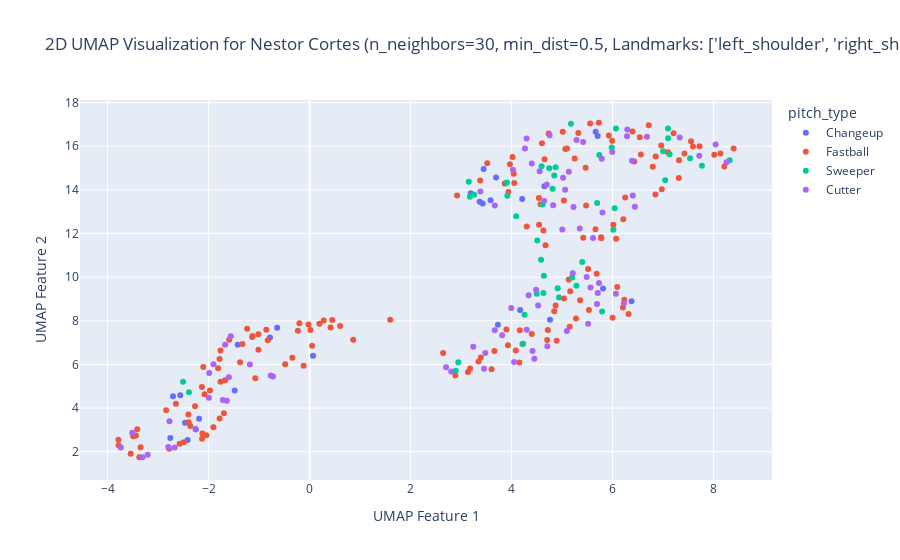
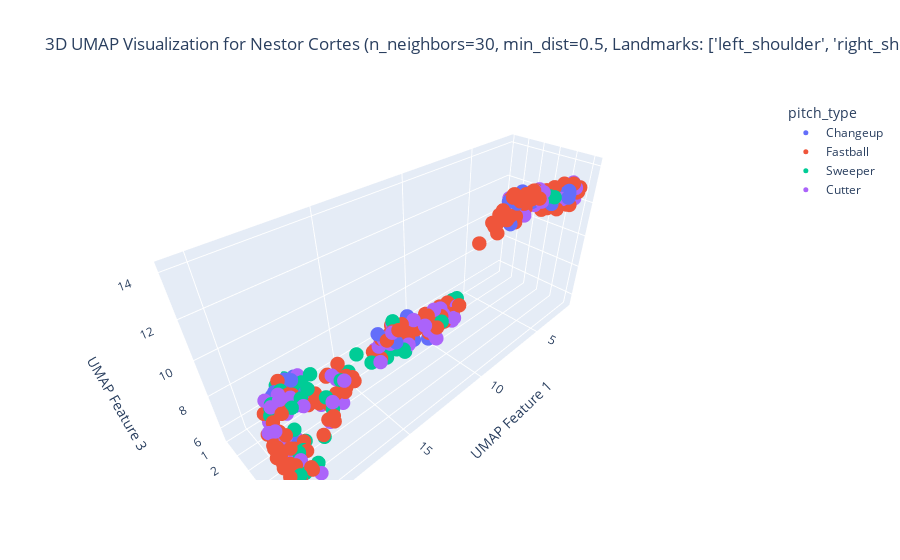

Notebook code cell kept with these figures, in order:
### Code cell
landmarks = {
    0: 'left_shoulder',
    1: 'right_shoulder',
    2: 'left_elbow',
    3: 'right_elbow',
    4: 'left_hip',
    5: 'right_hip',
    6: 'left_knee',
    7: 'right_knee',
    8: 'face',
    9: 'left_hand',
    10: 'right_hand',
    11: 'left_foot',
    12: 'right_foot'
}

all = [0,1,2,3,4,5,6,7,8,9,10,11,12]
upper_body = [0,1,2,3,8,9,10]
lower_body = [4,5,6,7,11,12]
user_defined = [] # Add your own 

landmarks_of_interest = upper_body
n_neighbors = 30
min_dist = 0.5

umap_visualization(dataframes, pitcher_name, n_neighbors, min_dist, landmarks_of_interest)

### Figure 1 — Plotly figure (JSON) as saved in the notebook; plotly's stock layout.template omitted (floating-point values rounded to 4 significant figures; data arrays with more than 128 entries replaced by an {"elided": "..."} marker saying what was removed)
{"data": [{"hovertemplate": "<b>Pitch Type</b>: %{text}<br><b>X</b>: %{x:.3f}<br><b>Y</b>: %{y:.3f}", "legendgroup": "Changeup", "marker": {"color": "#636efa", "symbol": "circle"}, "mode": "markers", "name": "Changeup", "orientation": "v", "showlegend": true, "text": {"elided": "301 str values"}, "type": "scatter", "x": [3.692, 4.762, -2.415, 3.447, -0.6414, 4.21, 4.65, -1.482, 3.584, 6.375, 3.192, -2.704, 5.812, -2.56, -2.259, -2.758, 3.367, -2.187, 5.704, -0.7833, 0.06842, 3.729, -1.424, 4.17, -2.466, 5.665, 3.428], "xaxis": "x", "y": [14.57, 8.044, 2.54, 14.96, 7.685, 13.58, 14.17, 4.803, 13.53, 8.896, 13.85, 4.546, 9.482, 4.584, 3.036, 2.632, 13.45, 3.509, 16.47, 7.23, 6.402, 7.822, 6.904, 8.5, 3.326, 16.67, 13.38], "yaxis": "y"}, {"hovertemplate": "<b>Pitch Type</b>: %{text}<br><b>X</b>: %{x:.3f}<br><b>Y</b>: %{y:.3f}", "legendgroup": "Fastball", "marker": {"color": "#EF553B", "symbol": "circle"}, "mode": "markers", "name": "Fastball", "orientation": "v", "showlegend": true, "text": {"elided": "301 str values"}, "type": "scatter", "x": {"elided": "152 float values"}, "xaxis": "x", "y": {"elided": "152 float values"}, "yaxis": "y"}, {"hovertemplate": "<b>Pitch Type</b>: %{text}<br><b>X</b>: %{x:.3f}<br><b>Y</b>: %{y:.3f}", "legendgroup": "Sweeper", "marker": {"color": "#00cc96", "symbol": "circle"}, "mode": "markers", "name": "Sweeper", "orientation": "v", "showlegend": true, "text": {"elided": "301 str values"}, "type": "scatter", "x": [5.284, 4.639, 4.614, 5.398, -2.388, 5.794, 4.845, 4.871, 2.945, 4.938, 4.226, 6.015, 4.091, 4.631, 7.0, 3.258, 4.508, 8.319, 4.913, 4.746, 4.499, 7.098, 7.769, 3.908, 4.594, 5.175, 7.129, 7.099, 4.813, 5.982, 6.042, 5.695, 4.257, 5.737, -2.505, 7.042, 7.535, 3.153, 5.199, 6.067, 2.895, 3.174, 4.583, 3.915], "xaxis": "x", "y": [9.606, 10.07, 13.34, 10.7, 4.721, 8.43, 14.66, 15.04, 6.099, 9.069, 6.943, 12.17, 12.79, 9.279, 15.77, 13.78, 11.68, 15.36, 9.492, 15.0, 9.24, 16.82, 15.11, 14.34, 15.08, 17.04, 15.63, 16.37, 14.05, 15.94, 13.16, 13.4, 8.274, 15.6, 5.204, 14.45, 15.45, 14.38, 9.988, 16.81, 5.706, 13.69, 10.8, 13.74], "yaxis": "y"}, {"hovertemplate": "<b>Pitch Type</b>: %{text}<br><b>X</b>: %{x:.3f}<br><b>Y</b>: %{y:.3f}", "legendgroup": "Cutter", "marker": {"color": "#ab63fa", "symbol": "circle"}, "mode": "markers", "name": "Cutter", "orientation": "v", "showlegend": true, "text": {"elided": "301 str values"}, "type": "scatter", "x": [5.285, 5.8, -0.7234, 5.516, 4.337, 4.555, -0.7691, 5.691, 5.133, 5.731, 5.226, 5.005, 4.049, 5.613, 4.3, 5.019, -2.774, -3.31, 5.706, 6.384, 4.028, -1.182, 3.814, -1.994, 4.525, 4.486, 4.297, -2.798, -3.511, 4.414, 5.061, -1.987, 6.4, -1.903, -1.638, 3.668, 4.644, 6.065, 4.708, 6.292, -1.673, 5.418, 7.328, 5.487, 3.993, 6.68, 3.453, -1.716, 5.35, 5.562, 6.441, 3.382, 5.212, 2.701, 4.823, 4.451, 8.256, 6.286, 6.226, 5.993, 5.785, 7.715, -3.205, 4.4, 4.753, 3.667, 4.697, -1.598, -2.25, 5.095, -1.559, 4.265, 3.48, -2.671, 8.04, -3.738, 2.805, 3.241], "xaxis": "x", "y": [16.29, 12.97, 5.451, 7.863, 9.175, 14.85, 5.493, 8.771, 14.83, 9.734, 13.21, 12.19, 6.111, 11.79, 7.593, 14.56, 3.396, 1.745, 9.271, 15.34, 14.92, 6.003, 7.339, 4.475, 8.707, 9.42, 16.36, 2.21, 2.867, 6.611, 14.01, 5.608, 13.75, 6.004, 4.339, 7.562, 13.49, 9.241, 6.837, 16.77, 6.9, 16.19, 16.4, 10.0, 8.59, 16.43, 5.805, 4.374, 12.23, 9.525, 13.22, 13.93, 10.18, 5.87, 13.3, 6.266, 15.27, 16.46, 8.803, 15.74, 15.43, 15.56, 1.858, 15.21, 16.51, 13.29, 14.25, 5.418, 3.014, 7.531, 7.295, 15.9, 6.524, 2.19, 16.09, 2.19, 5.671, 6.816], "yaxis": "y"}], "layout": {"legend": {"title": {"text": "pitch_type"}, "tracegroupgap": 0}, "title": {"text": "2D UMAP Visualization for Nestor Cortes (n_neighbors=30, min_dist=0.5, Landmarks: ['left_shoulder', 'right_shoulder', 'left_elbow', 'right_elbow', 'face', 'left_hand', 'right_hand'])"}, "xaxis": {"anchor": "y", "domain": [0, 1], "title": {"text": "UMAP Feature 1"}}, "yaxis": {"anchor": "x", "domain": [0, 1], "title": {"text": "UMAP Feature 2"}}}}

### Figure 2 — Plotly figure (JSON) as saved in the notebook; plotly's stock layout.template omitted (floating-point values rounded to 4 significant figures; data arrays with more than 128 entries replaced by an {"elided": "..."} marker saying what was removed)
{"data": [{"hovertemplate": "<b>Pitch Type</b>: %{text}<br><b>X</b>: %{x:.3f}<br><b>Y</b>: %{y:.3f}<br><b>Z</b>: %{z:.3f}", "legendgroup": "Changeup", "marker": {"color": "#636efa", "size": 5, "symbol": "circle"}, "mode": "markers", "name": "Changeup", "scene": "scene", "showlegend": true, "text": {"elided": "301 str values"}, "type": "scatter3d", "x": [18.57, 12.53, 3.166, 18.67, 7.905, 17.51, 18.29, 5.305, 17.73, 13.98, 17.87, 4.756, 14.24, 4.788, 3.471, 3.093, 17.37, 3.947, 19.09, 7.622, 7.393, 12.07, 7.107, 12.54, 3.711, 19.67, 17.52], "y": [1.517, 3.733, 5.854, 1.42, 5.489, 2.269, 2.764, 5.065, 1.584, 4.576, 1.178, 5.826, 3.644, 5.754, 5.856, 5.785, 1.268, 5.063, 3.662, 5.725, 5.357, 4.655, 5.607, 4.159, 6.123, 3.584, 1.459], "z": [6.89, 9.027, 12.85, 6.652, 13.84, 6.624, 6.803, 12.85, 7.076, 8.871, 6.914, 12.82, 8.924, 12.91, 13.0, 12.97, 6.826, 12.44, 5.988, 13.73, 12.5, 7.958, 14.1, 7.854, 12.91, 6.034, 7.064]}, {"hovertemplate": "<b>Pitch Type</b>: %{text}<br><b>X</b>: %{x:.3f}<br><b>Y</b>: %{y:.3f}<br><b>Z</b>: %{z:.3f}", "legendgroup": "Fastball", "marker": {"color": "#EF553B", "size": 5, "symbol": "circle"}, "mode": "markers", "name": "Fastball", "scene": "scene", "showlegend": true, "text": {"elided": "301 str values"}, "type": "scatter3d", "x": {"elided": "152 float values"}, "y": {"elided": "152 float values"}, "z": {"elided": "152 float values"}}, {"hovertemplate": "<b>Pitch Type</b>: %{text}<br><b>X</b>: %{x:.3f}<br><b>Y</b>: %{y:.3f}<br><b>Z</b>: %{z:.3f}", "legendgroup": "Sweeper", "marker": {"color": "#00cc96", "size": 5, "symbol": "circle"}, "mode": "markers", "name": "Sweeper", "scene": "scene", "showlegend": true, "text": {"elided": "301 str values"}, "type": "scatter3d", "x": [13.9, 14.25, 17.58, 14.88, 4.747, 13.64, 18.52, 19.18, 10.08, 13.51, 11.54, 16.45, 17.06, 12.97, 19.29, 17.57, 15.68, 20.01, 13.6, 19.33, 13.27, 20.02, 19.19, 18.35, 19.22, 19.55, 19.51, 19.83, 18.07, 18.76, 17.37, 17.12, 12.21, 18.91, 5.125, 18.34, 19.69, 18.31, 14.12, 19.25, 9.907, 17.82, 15.09, 17.41], "y": [3.931, 3.363, 2.739, 3.867, 5.928, 3.994, 2.895, 2.528, 4.351, 4.517, 4.999, 3.686, 2.183, 3.644, 4.97, 1.529, 3.143, 5.964, 4.129, 2.511, 4.329, 4.863, 5.85, 1.693, 2.423, 3.298, 5.048, 4.995, 2.982, 4.095, 3.874, 3.804, 3.738, 3.592, 5.887, 5.013, 5.63, 1.204, 4.046, 4.255, 4.456, 1.042, 3.053, 1.886], "z": [7.989, 7.515, 7.285, 7.778, 13.19, 9.517, 6.976, 7.433, 9.005, 8.095, 8.868, 7.677, 7.407, 7.938, 6.875, 6.446, 7.263, 7.077, 7.92, 6.836, 7.689, 6.349, 6.867, 6.969, 7.135, 5.54, 7.015, 6.528, 7.27, 6.111, 7.489, 6.471, 8.303, 6.516, 13.34, 6.841, 6.508, 6.889, 7.707, 5.654, 9.083, 6.866, 7.875, 6.93]}, {"hovertemplate": "<b>Pitch Type</b>: %{text}<br><b>X</b>: %{x:.3f}<br><b>Y</b>: %{y:.3f}<br><b>Z</b>: %{z:.3f}", "legendgroup": "Cutter", "marker": {"color": "#ab63fa", "size": 5, "symbol": "circle"}, "mode": "markers", "name": "Cutter", "scene": "scene", "showlegend": true, "text": {"elided": "301 str values"}, "type": "scatter3d", "x": [19.2, 16.67, 6.149, 12.75, 13.13, 19.28, 6.376, 13.4, 19.28, 14.35, 17.23, 16.26, 10.95, 16.47, 12.17, 18.89, 3.664, 2.188, 13.98, 19.76, 18.59, 6.264, 12.04, 4.926, 13.12, 13.24, 19.35, 2.46, 2.656, 11.42, 18.13, 5.641, 17.68, 5.799, 4.926, 11.82, 17.52, 14.04, 11.63, 19.61, 6.795, 18.85, 19.65, 14.37, 12.57, 19.63, 10.08, 4.658, 16.58, 14.11, 17.3, 17.91, 14.65, 9.826, 17.3, 11.19, 19.34, 19.52, 13.99, 19.41, 19.91, 19.66, 2.401, 18.65, 19.48, 17.39, 18.34, 5.602, 3.779, 12.44, 7.085, 19.38, 10.65, 2.698, 20.37, 2.163, 9.799, 10.64], "y": [3.46, 3.972, 5.261, 4.395, 4.178, 2.171, 5.265, 3.688, 2.685, 3.789, 3.021, 2.99, 4.535, 3.999, 4.792, 2.736, 5.545, 5.404, 3.362, 3.866, 1.948, 5.074, 5.058, 5.163, 4.416, 3.76, 2.392, 5.52, 5.426, 4.089, 3.197, 5.796, 4.462, 5.9, 5.009, 4.942, 2.513, 4.249, 4.582, 4.257, 5.844, 3.409, 4.87, 3.527, 3.955, 4.93, 4.639, 4.875, 3.221, 3.903, 4.233, 1.636, 4.23, 4.402, 2.78, 4.564, 6.246, 4.519, 4.357, 3.776, 3.526, 5.419, 5.587, 2.546, 2.765, 1.6, 2.556, 5.365, 5.853, 4.81, 4.948, 2.263, 4.968, 5.916, 5.83, 5.671, 4.433, 4.831], "z": [5.548, 6.66, 12.48, 9.309, 7.511, 7.444, 12.57, 9.042, 7.46, 8.349, 6.204, 7.096, 8.731, 7.91, 8.588, 7.621, 12.19, 12.74, 8.518, 7.429, 7.097, 13.19, 8.378, 13.42, 8.084, 7.715, 5.77, 13.05, 12.15, 8.74, 7.005, 13.21, 6.704, 13.76, 12.55, 7.989, 6.275, 8.621, 9.383, 6.121, 13.84, 5.717, 6.642, 8.009, 7.84, 6.051, 8.787, 12.69, 7.727, 8.669, 7.429, 6.291, 7.905, 8.838, 6.514, 9.201, 6.789, 5.907, 9.291, 6.646, 7.157, 7.06, 13.17, 6.417, 5.475, 7.155, 7.184, 13.6, 12.77, 9.043, 13.57, 6.237, 8.56, 13.06, 6.816, 12.24, 8.583, 8.32]}], "layout": {"legend": {"title": {"text": "pitch_type"}, "tracegroupgap": 0}, "scene": {"domain": {"x": [0, 1], "y": [0, 1]}, "xaxis": {"title": {"text": "UMAP Feature 1"}}, "yaxis": {"title": {"text": "UMAP Feature 2"}}, "zaxis": {"title": {"text": "UMAP Feature 3"}}}, "title": {"text": "3D UMAP Visualization for Nestor Cortes (n_neighbors=30, min_dist=0.5, Landmarks: ['left_shoulder', 'right_shoulder', 'left_elbow', 'right_elbow', 'face', 'left_hand', 'right_hand'])"}}}
